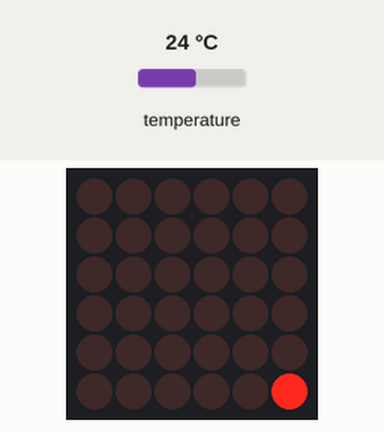
Simulated run of this sketch. Board: Arduino Uno, built with avr-gcc and run on an emulated ATmega328P. Parts: 6×6 LED matrix. Wiring (inferred from the names in the program): LED matrix (orientation assumed): rows pin 16, pin 15, pin 14, pin 2, pin 3, pin 4; columns pin 5, pin 6, pin 7, pin 10, pin 11, pin 12. The test bench sets the inputs (shaded band); at power-on: temperature 24 °C. The local clock reads 2024-03-15 10:24:30 at power-on unless the sketch sets it; what the sketch prints to the serial monitor is not drawn.

Above: at 2.1 s.
At 6.1 s:
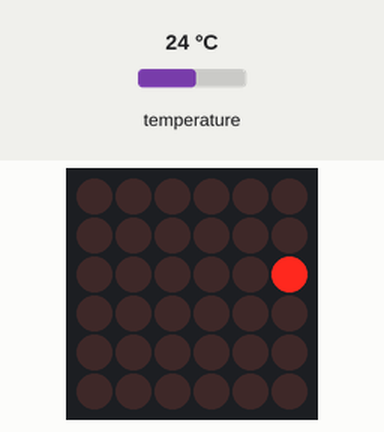
At 9.1 s:
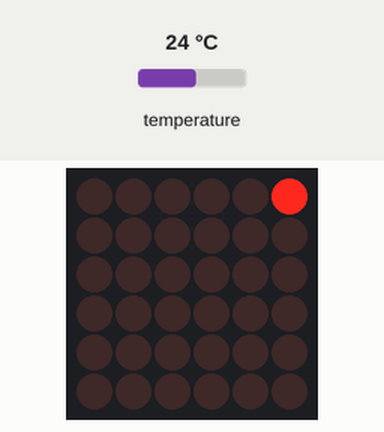
At 20.1 s:
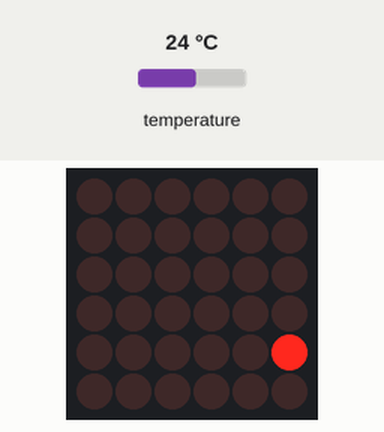
At 28.1 s:
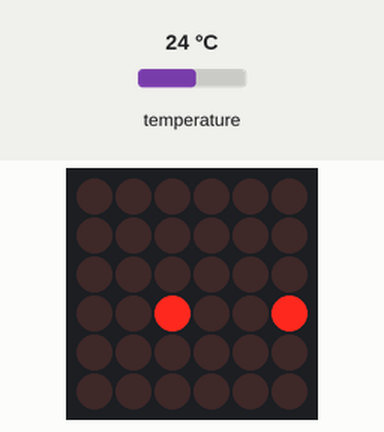
At 39.1 s:
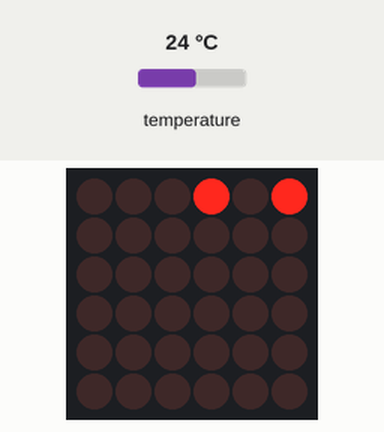

Measured:
- what the display in image 0 shows lasts 0.7 s, from 2.1 s to 2.8 s

The sketch:

sdvig_reg.ino
```cpp
#include "Wire.h"
#include "OneWire.h"
#include "DallasTemperature.h"
#include "TimerOne.h"
#include "DS3232RTC.h"

// Data wire is plugged into pin 2 on the Arduino
#define ONE_WIRE_BUS 13
DS3232RTC myRTC;

// Setup a oneWire instance to communicate with any OneWire devices
// (not just Maxim/Dallas temperature ICs)
OneWire oneWire(ONE_WIRE_BUS);

// Pass our oneWire reference to Dallas Temperature.
DallasTemperature sensors(&oneWire);

const byte Sseg_pins[3] = {16,15,14};
const byte Matrix_pins[3] = {2,3,4};

const byte Sdata_pin = 10;
const byte Ssh_pin = 11;
const byte Sst_pin = 12;

const byte Mdata_pin = 7;
const byte Msh_pin = 5;
const byte Mst_pin = 6;

//const byte btn_1 = 3;
//const byte btn_2 = 4;

//Temp C - D6, Time - SCL - D11, SCA - D12
//byte i, second, minute, hour, date, month, year;

//числа 1-0
const byte digits[12] = {
    B11101110,
    B10000010,
    B11011100,
    B11010110,
    B10110010,
    B01110110,
    B01111110,
    B11000010,
    B11111110,
    B11110110,
    B00000000,
    B00010000
};

//число 2 на матрице
byte Matrix_2[3]= {
  B0110000,
  B0000110,
  B0110110,

};

//число 1 на матрице
byte Matrix_0[3]= {
  B1111111,
  B1111111,
  B1111111,
};

//число 1 на матрице
byte Matrix_1[3]= {
  B0000000,
  B1011111,
  B1101111,
};


//буква t на матрице
byte Matrix_t[3]= {
  B1110110,
  B1100000,
  B1110111,
};


void ShowTemperature(int16_t rtcTemp)
{
  char outstr[15];
  dtostrf(rtcTemp,2,1, outstr);

  //float c = rtcTemp / 4.;
  int t_1 = 2;
  int t_2 = 5;

  int temp;
  for(char i=0; i<3; i++){
      switch(i){
        case 0:
        temp = t_2;
        break;
        case 1:
        temp = t_1;
        break;
        case 2:
        if(rtcTemp<0)
        {
        temp = 11;
        }
        else
        {
           temp = 10;
        }
        break;
    }
       digitalWrite(Sseg_pins[i], HIGH);
       fill7seg(temp);
       delay(3);
       digitalWrite(Sseg_pins[i], LOW);
    }

  MH(Matrix_t);
}

void fill7seg( byte d ){
    for(char i=0; i<8; i++)
    {
        digitalWrite(Ssh_pin, LOW);
        digitalWrite(Sdata_pin, digits[d] & (1<<i));
        digitalWrite(Ssh_pin, HIGH);
    }
    digitalWrite(Sst_pin, HIGH);

    digitalWrite(Sst_pin, LOW);
}

void fillMatrix(byte d, byte Temp[3])
{
     for(char i=0; i<7; i++)
    {
       digitalWrite(Msh_pin, LOW);
       digitalWrite(Mdata_pin, Temp[d] & (1<<i));
       digitalWrite(Msh_pin, HIGH);

    }

    digitalWrite(Mst_pin, LOW);
    digitalWrite(Mst_pin, HIGH);
}

void Display7seg(int m1,int m2,int h2)
{
  int temp;

  for(char i=0; i<3; i++){
      switch(i){
        case 0:
        temp = m2;
        break;
        case 1:
        temp = m1;
        break;
        case 2:
        temp = h2;
        break;
    }
       digitalWrite(Sseg_pins[i], HIGH);
       fill7seg(temp);
       delay(3);
       digitalWrite(Sseg_pins[i], LOW);
    }
}

//h1 -  отображает нужный символ на матрице
void DisplayMatrix(int h1)
{
  byte Temp[3];
      switch(h1){
        case 1:
        MH(Matrix_1);
        break;
        case 2:
        MH(Matrix_2);
        break;
        case 77:
        MH(Matrix_t);
        break;
        default:
        MH(Matrix_0);
        break;
    }
}

void MH(byte Temp[3])
{
  for(char i=0; i<3; i++)
    {
       digitalWrite(Matrix_pins[i], HIGH);
       fillMatrix(i,Temp);
       delay(3);
       digitalWrite(Matrix_pins[i], LOW);
    }
}

void Display(int t_min,int t_hour)
{
  int m_1 = t_min/10;
  int m_2 = t_min%10;
  int h_1 = t_hour/10;
  int h_2 = t_hour%10;

  Display7seg(m_1,m_2,h_2);
  DisplayMatrix(h_1);
}


void setup()
{
  // start serial port
  Serial.begin(9600);
  Serial.println("Dallas Temperature IC Control Library Demo");

  // Start up the library
  sensors.begin();
  myRTC.begin();
  setSyncProvider(RTC.get);   // the function to get the time from the RTC

  Wire.begin();
  Timer1.initialize(1000000);         // initialize timer1, and set a 1/2 second period
  Timer1.attachInterrupt(callback);  // attaches callback() as a timer overflow interrupt

    for(int i=0; i<3; i++)
    {
        pinMode(Sseg_pins[i], OUTPUT);
    }

    for(int i=0; i<3; i++)
    {
        pinMode(Matrix_pins[i], OUTPUT);
    }

    pinMode(Sdata_pin, OUTPUT);
    pinMode(Ssh_pin, OUTPUT);
    pinMode(Sst_pin, OUTPUT);

    pinMode(Mdata_pin, OUTPUT);
    pinMode(Msh_pin, OUTPUT);
    pinMode(Mst_pin, OUTPUT);
}

void callback()
{
   sensors.requestTemperatures();
}

void loop()
{
  time_t t = myRTC.get();
  int t_sec = second(t);
  int t_min = minute(t);
  int t_hour = hour(t);

  int count = 0;

    if(t_sec%10 == 0)
    {
       sensors.requestTemperatures(); // Send the command to get temperatures
       float temperature = sensors.getTempCByIndex(0);
       count = 8;
        Serial.print("Temperature for Device 1 is: ");
        while(count != 0)
        {
          ShowTemperature(temperature);
          count--;
        }
    }
      else
      {
       Display(t_min,t_hour);
       }
}
```
